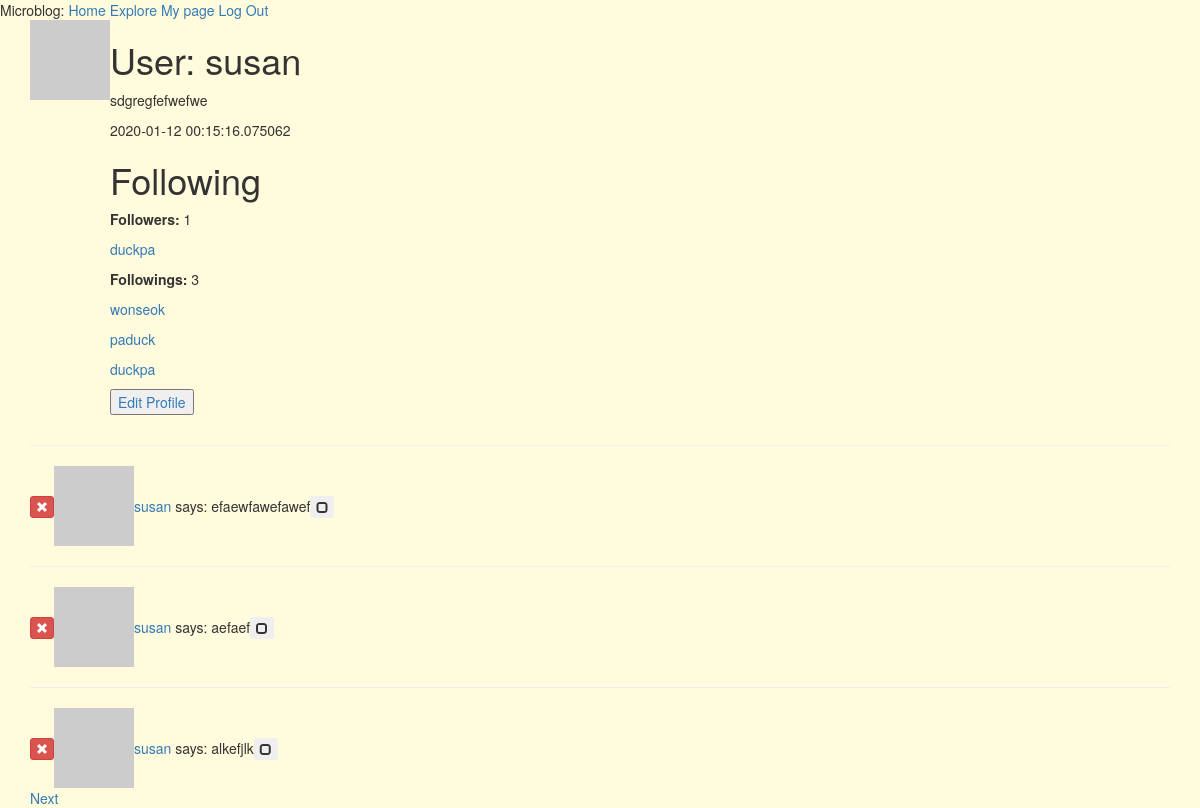
The page /user/susan (signed in) on the database as committed earlier.
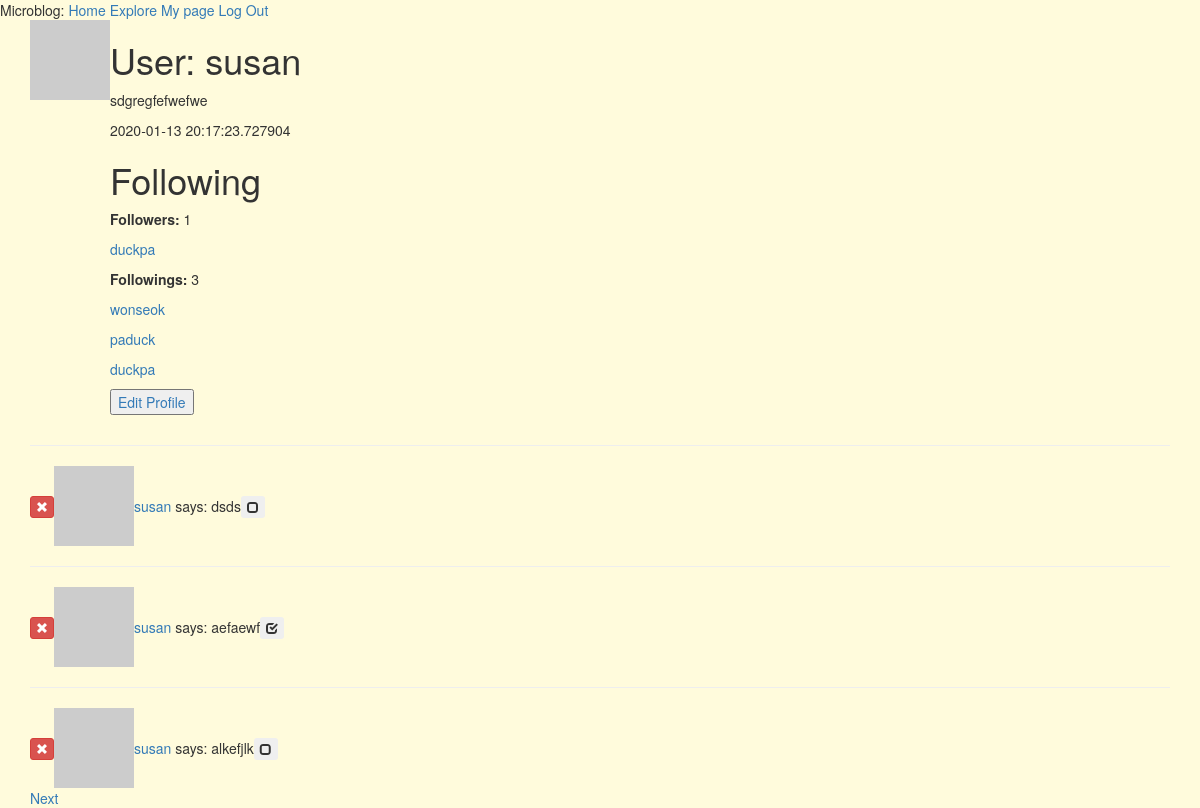
The same page on the database as committed later.
### myapp/models.py (models this page shows, shortened)
class User(UserMixin, db.Model):
    id = db.Column(db.Integer, primary_key=True)
    username = db.Column(db.String(64), index=True, unique=True)
    email = db.Column(db.String(120), index=True, unique=True)
    password_hash = db.Column(db.String(128))
    posts = db.relationship('Post', backref='author', lazy='dynamic') # post.author ==> user instance
    about_me = db.Column(db.String(140))
    last_seen = db.Column(db.DateTime, default=datetime.utcnow)
    followed = db.relationship('User', secondary=followers,
        primaryjoin=(followers.c.follower_id == id),
        secondaryjoin=(followers.c.followed_id == id),
        backref=db.backref('followers', lazy='dynamic'), lazy='dynamic')
    def avatar(self, size):
        digest = md5(self.email.lower().encode('utf-8')).hexdigest()
        return 'https://www.gravatar.com/avatar/{}?d=identicon&s={}'.format(
            digest, size)

class Post(db.Model):
    id = db.Column(db.Integer, primary_key=True)
    body = db.Column(db.String(140))
    timestamp = db.Column(db.DateTime, index=True, default=datetime.utcnow)
    user_id = db.Column(db.Integer, db.ForeignKey('user.id'))
    completed = db.Column(db.Integer, default= 0)

### myapp/routes.py (the view)
@app.route('/user/<username>') # dynamic component
@login_required
def user(username):
    user = User.query.filter_by(username=username).first_or_404() # if user is not founded, raise 404 error page
    page = request.args.get('page', 1, type=int) # query string argument = /index?page=3 <- want to get this 3
    posts = user.posts.order_by(Post.timestamp.desc()).paginate(
        page, app.config['POST_PER_PAGE'], False)
    next_url = url_for('user', username=user.username, page=posts.next_num) if posts.has_next else None
    prev_url = url_for('user', username=user.username, page=posts.prev_num) if posts.has_prev else None
    return render_template('user.html', user=user, posts=posts.items,
                           next_url=next_url, prev_url=prev_url)

### myapp/models.py (called while the page is built)
@login.user_loader
def load_user(id):
    return User.query.get(int(id))

### myapp/routes.py (called while the page is built)
@app.before_request
def before_request():
    if current_user.is_authenticated:
        current_user.last_seen = datetime.utcnow()
        db.session.commit()

### myapp/templates/user.html (shortened to what this page needs)
{% extends 'base.html' %}
{% block app_content %}
    <table>
        <tr valign="top">
            <td><img src="{{ user.avatar(128) }}"</td>
            <td>
                <h1>User: {{ user.username }}</h1>
                {% if user.about_me %}<p> {{ user.about_me }}</p>{% endif %}
                {% if user.last_seen %}<p>{{ user.last_seen }}</p>{% endif %}
                <h1>Following</h1>
                <p><b>Followers: </b>{{ user.followers.count() }}</p>
                {% for follower in user.followers.all() %}
                <p><a href="{{ url_for('user', username=follower.username) }}">{{ follower.username }}</a></p>
                {% endfor %}
                <p><b>Followings:</b> {{ user.followed.count() }}</p>
                {% for follower in user.followed.all() %}
                <p><a href="{{ url_for('user', username=follower.username) }}">{{ follower.username }}</a></p>
                {% endfor %}
                {% if user == current_user %}
                <p><a href="{{ url_for('edit_profile') }}"><input type="button" value="Edit Profile"></a></p>
                {% elif current_user.is_following(user) %}
                <p><a href="{{ url_for('unfollow', username = user.username) }}"><input type="button" value="Unfollow"></a></p>
                {% else %}
                <p><a href="{{ url_for('follow', username = user.username) }}"><input type="button" value="Follow"></a></p>
                {% endif %}
            </td>
        </tr>
    </table>
    {% for post in posts %}
        {% include "_post.html" %}
    {% endfor %}
    {% if next_url %}
    <a href="{{ next_url }}">Next</a>
    {% endif %}
{% endblock %}

### myapp/templates/base.html (shortened to what this page needs)
{% extends "bootstrap/base.html" %}
{% block styles %}
{{super()}}
<link rel="stylesheet"
      href="{{url_for('.static', filename='stylesheets/style.css')}}">
{% endblock %}
{% block navbar %}
    <div> Microblog:
        <a href="{{ url_for('index') }}">Home</a>
        <a href="{{ url_for('explore') }}">Explore</a>
        {% if current_user.is_anonymous %}
        <a href="{{ url_for('login') }}">log In</a>
        {% else %}
        <a href="{{ url_for('user', username = current_user.username) }}">My page</a>
        <a href="{{ url_for('logout') }}">Log Out</a>
        {% endif %}
    </div>
{% endblock %}
{% block content %}
    <div class="container">
        {% block app_content %}{% endblock %}
    </div>
{% endblock %}

### myapp/templates/_post.html
    <table>
        <hr valign="top">
            {% if post.author == current_user %}
            <td>
                <form action="{{ url_for('post_delete', id=post.id) }}">
                    <button type="submit" name="delete_btn" value="delete" class="btn btn-xs btn-danger">
                        <span class="glyphicon glyphicon-remove glyphicon-white"></span>
                    </button>
                </form>
            </td>
            {% endif %}
            <td><img src="{{ post.author.avatar(36) }}"></td>
            <td>
                <a href="{{ url_for('user', username=post.author.username) }}">
                    {{ post.author.username }}
                </a>
                says: {{ post.body }}
            </td>
            {% if post.author == current_user %}
                <td>
                    <form method="POST" action="{{ url_for('post_completed', id=post.id, status=0 if post.completed == 1 else 1) }}">
                        <button type="submit" class="btn btn-xs"><span class="glyphicon {% if post.completed %}glyphicon-check{% else %}glyphicon-unchecked{% endif %} glyphicon-white"></span></button
                    </form>
                </td>
            {% endif %}
    </table>

### myapp/static/stylesheets/style.css (style rules this page uses)
body { background: #fffbdc; }

Rows that differ between the two databases and show on the page:
removed Post: author.username "susan", body "efaewfawefawef"
removed Post: author.username "susan", body "aefaef"
changed User "susan": last_seen "2020-01-12 00:15:16.075062" → "2020-01-13 20:17:23.727904"
added Post: author.username "susan", body "dsds", completed 0 (drawn)
added Post: author.username "susan", body "aefaewf", completed 1 (drawn)
